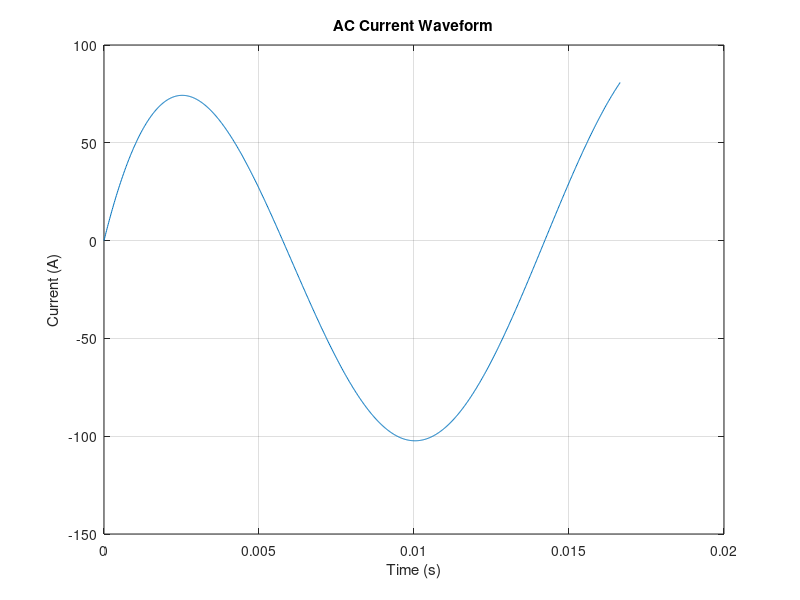

Here is the MATLAB script that generated this plot:
% Parameters
R = 0.5; % Resistance in ohms
L = 1e-3; % Inductance in henrys
V_m = 200/pi; % Peak voltage of V_as
f = 60; % Frequency in Hz
omega = 2 * pi * f; % Angular frequency
T = 1 / f; % Period of the AC voltage

% Time vector for one period
dt = T / 1000; % Time step
t = 0:dt:T-dt; % One period, 0 to T

% AC Voltage
V_as = V_m * cos(omega * t);

% Initialize AC Current
I_ac = zeros(1, length(t));

% Euler forward integration
for k = 1:length(t)-1
    dI_dt = (V_as(k) - R * I_ac(k)) / L;
    I_ac(k+1) = I_ac(k) + dI_dt * dt;
end

% DC current (average over one period)
I_dc = mean(I_ac);

% Voltage across the switch when it is on
V_sw_on = 0; % Ideal switch voltage when on

% Voltage across the switch when it is off
V_dc = max(V_as) * pi / 2; % Assuming the relation based on the notes
V_sw_off = V_dc; % Voltage across the switch when off

% Plot the AC current waveform
figure;
plot(t, I_ac);
xlabel('Time (s)');
ylabel('Current (A)');
title('AC Current Waveform');
grid on;

% Since we do not have switching moments, we assume ideal switches
% The currents and voltages for the switches would need more context
% but are typically 0 when on and V_dc when off for the voltages,
% and follow I_ac when each respective switch is on for the currents.
